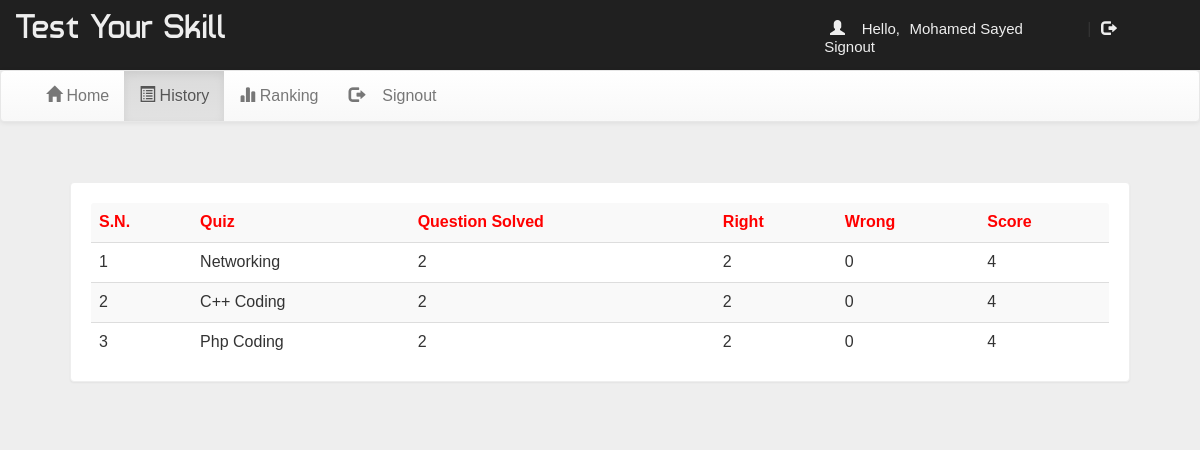
Page /account.php?q=2 (signed in) on the committed database.
### tables this page shows
CREATE TABLE `history` (
  `email` varchar(50) NOT NULL,
  `eid` text NOT NULL,
  `score` int(11) NOT NULL,
  `level` int(11) NOT NULL,
  `sahi` int(11) NOT NULL,
  `wrong` int(11) NOT NULL,
  `date` timestamp NOT NULL DEFAULT current_timestamp() ON UPDATE current_timestamp()
);

CREATE TABLE `quiz` (
  `eid` text NOT NULL,
  `title` varchar(100) NOT NULL,
  `sahi` int(11) NOT NULL,
  `wrong` int(11) NOT NULL,
  `total` int(11) NOT NULL,
  `time` bigint(20) NOT NULL,
  `intro` text NOT NULL,
  `tag` varchar(100) NOT NULL,
  `date` timestamp NOT NULL DEFAULT current_timestamp() ON UPDATE current_timestamp()
);

### account.php (the view, shortened to what this page needs)
<!DOCTYPE html>
<html lang="en">
<head>
<link  rel="stylesheet" href="css/bootstrap.min.css"/>
 <link  rel="stylesheet" href="css/bootstrap-theme.min.css"/>
 <link rel="stylesheet" href="css/main.css">
 <link  rel="stylesheet" href="css/font.css">
</head>
<body>
<div class="header">
<div class="row">
<div class="col-lg-6">
<span class="logo">Test Your Skill</span></div>
<div class="col-md-4 col-md-offset-2">
 <?php
 include_once 'dbConnection.php';
  if(!(isset($_SESSION['email']))){
header("location:index.php");
}
else
{
$name = $_SESSION['name'];
$email=$_SESSION['email'];
echo '<span class="pull-right top title1" ><span class="log1"><span class="glyphicon glyphicon-user" aria-hidden="true"></span>&nbsp;&nbsp;&nbsp;&nbsp;Hello,</span> <a href="account.php?q=1" class="log log1">'.$name.'</a>&nbsp;|&nbsp;<a href="logout.php?q=account.php" class="log"><span class="glyphicon glyphicon-log-out" aria-hidden="true"></span>&nbsp;Signout</button></a></span>';
}?>
</div>
</div></div>
<div class="bg">
<nav class="navbar navbar-default title1">
  <div class="container-fluid">
    <div class="collapse navbar-collapse" id="bs-example-navbar-collapse-1">
      <ul class="nav navbar-nav">
        <li <?php if(@$_GET['q']==1) echo'class="active"'; ?> ><a href="account.php?q=1"><span class="glyphicon glyphicon-home" aria-hidden="true"></span>&nbsp;Home<span class="sr-only">(current)</span></a></li>
        <li <?php if(@$_GET['q']==2) echo'class="active"'; ?>><a href="account.php?q=2"><span class="glyphicon glyphicon-list-alt" aria-hidden="true"></span>&nbsp;History</a></li>
		<li <?php if(@$_GET['q']==3) echo'class="active"'; ?>><a href="account.php?q=3"><span class="glyphicon glyphicon-stats" aria-hidden="true"></span>&nbsp;Ranking</a></li>
		<li class="pull-right"> <a href="logout.php?q=account.php"><span class="glyphicon glyphicon-log-out" aria-hidden="true"></span>&nbsp;&nbsp;&nbsp;&nbsp;Signout</a></li>
		</ul>
      </div>
  </div>
</nav>
<div class="container">
<div class="row">
<div class="col-md-12">
<?php
if(@$_GET['q']== 2)
{
$q=mysqli_query($con,"SELECT * FROM history WHERE email='$email' ORDER BY date DESC " )or die('Error197');
echo  '<div class="panel title">
<table class="table table-striped title1" >
<tr style="color:red"><td><b>S.N.</b></td><td><b>Quiz</b></td><td><b>Question Solved</b></td><td><b>Right</b></td><td><b>Wrong<b></td><td><b>Score</b></td>';
$c=0;
while($row=mysqli_fetch_array($q) )
{
$eid=$row['eid'];
$s=$row['score'];
$w=$row['wrong'];
$r=$row['sahi'];
$qa=$row['level'];
$q23=mysqli_query($con,"SELECT title FROM quiz WHERE  eid='$eid' " )or die('Error208');
while($row=mysqli_fetch_array($q23) )
{
$title=$row['title'];
}
$c++;
echo '<tr><td>'.$c.'</td><td>'.$title.'</td><td>'.$qa.'</td><td>'.$r.'</td><td>'.$w.'</td><td>'.$s.'</td></tr>';
}
echo'</table></div>';
}
?>
</div></div></div></div>
</body>
</html>

### css/main.css (style rules this page uses)
body { overflow-x:hidden; width:100%; font: 15px "Century Gothic", "Times Roman", sans-serif; background:#eee; min-height:550px; background-attachment:fixed; }
.bg { min-height:540px; }
.panel { border-color:#eee; margin:40px; padding:20px; font: 15px "Century Gothic", "Times Roman", sans-serif; }
.title { font-family:'typo'; }
.header { background:#202020; height:70px; }
.logo { font-family:'typo'; font-size:35px; color:#eee; margin:15px; }
.title1 { font: 16px "Century Gothic", "Times Roman", sans-serif; }
.top { margin-top:20px; }
.log1 { font: 15px 'Ubuntu', sans-serif; color:#eee; margin-left:10px; }
.log { margin:10px; margin-right:60px; margin-left:5px; color:#eee; text-decoration:none; font-size:20px; font-size:15px; }

### rows in the picture
history: quiz.title "Networking", level "2", sahi "2", wrong "0", score "4"
history: quiz.title "C++ Coding", level "2", sahi "2", wrong "0", score "4"
history: quiz.title "Php Coding", level "2", sahi "2", wrong "0", score "4"

### other values in the picture
$name "Mohamed Sayed"
